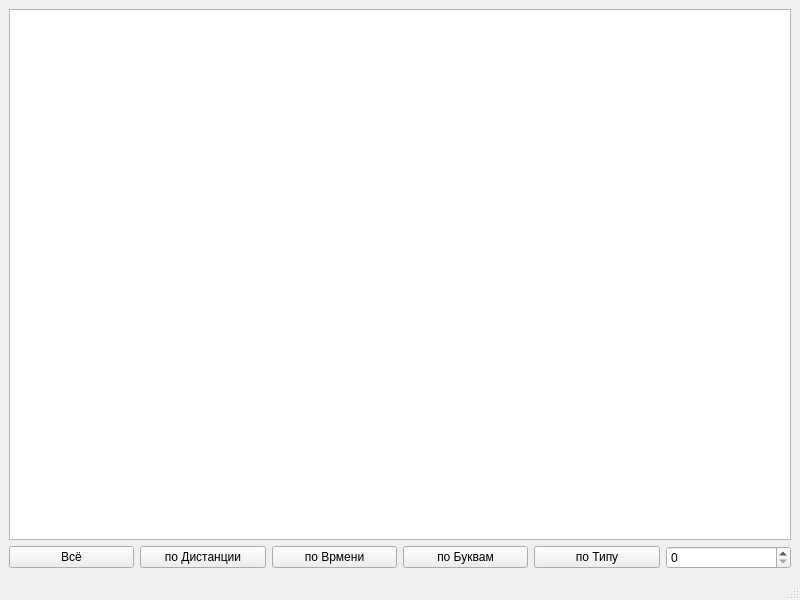
<?xml version="1.0" encoding="UTF-8"?>
<ui version="4.0">
 <class>MainWindow</class>
 <widget class="QMainWindow" name="MainWindow">
  <property name="geometry">
   <rect>
    <x>0</x>
    <y>0</y>
    <width>800</width>
    <height>600</height>
   </rect>
  </property>
  <property name="windowTitle">
   <string>MainWindow</string>
  </property>
  <widget class="QWidget" name="centralwidget">
   <layout class="QGridLayout" name="gridLayout">
    <item row="0" column="0">
     <layout class="QVBoxLayout" name="verticalLayout">
      <item>
       <widget class="QListWidget" name="lwObjects">
        <property name="font">
         <font>
          <family>Ubuntu Nerd Font</family>
          <pointsize>14</pointsize>
         </font>
        </property>
       </widget>
      </item>
     </layout>
    </item>
    <item row="1" column="0">
     <layout class="QHBoxLayout" name="horizontalLayout">
      <property name="sizeConstraint">
       <enum>QLayout::SizeConstraint::SetMinimumSize</enum>
      </property>
      <item>
       <widget class="QPushButton" name="pbGetAll">
        <property name="text">
         <string>Всё</string>
        </property>
       </widget>
      </item>
      <item>
       <widget class="QPushButton" name="pbGetDist">
        <property name="text">
         <string>по Дистанции</string>
        </property>
       </widget>
      </item>
      <item>
       <widget class="QPushButton" name="pbGetTime">
        <property name="text">
         <string>по Врмени</string>
        </property>
       </widget>
      </item>
      <item>
       <widget class="QPushButton" name="pbGetLetter">
        <property name="text">
         <string>по Буквам</string>
        </property>
       </widget>
      </item>
      <item>
       <widget class="QPushButton" name="pbGetType">
        <property name="text">
         <string>по Типу</string>
        </property>
       </widget>
      </item>
      <item>
       <widget class="QSpinBox" name="sbTypeCount"/>
      </item>
     </layout>
    </item>
   </layout>
  </widget>
  <widget class="QStatusBar" name="statusbar"/>
 </widget>
 <resources/>
 <connections/>
</ui>
